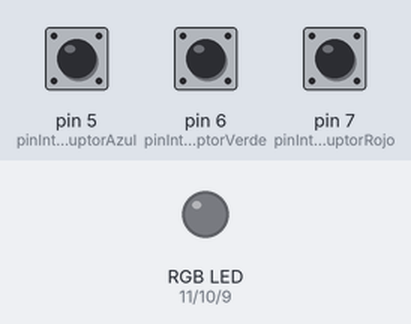
The sketch below on a simulated Arduino Uno, built with avr-gcc and run on an emulated ATmega328P. Parts: an RGB LED mixed from three pins (HIGH = lit). The inputs (shaded band) are chosen by the test bench; at power-on: pin 5 (pinInterruptorAzul) HIGH, pin 6 (pinInterruptorVerde) HIGH, pin 7 (pinInterruptorRojo) HIGH. Dim RGB values are drawn brighter than linear.

Above: at 1.2 s.
1.3 s: pin 5 (pinInterruptorAzul) pulled LOW for 1 s
At 2.7 s:
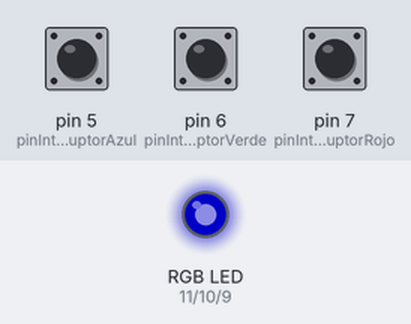
3.8 s: pin 6 (pinInterruptorVerde) pulled LOW for 3.2 s
8.5 s: pin 7 (pinInterruptorRojo) pulled LOW for 0.15 s
At 9.6 s:
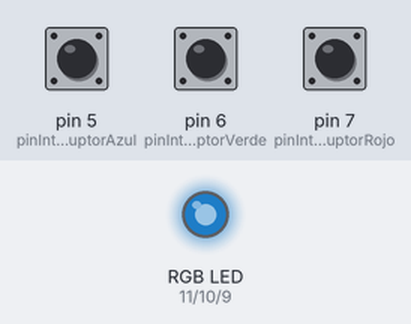
10.1 s: pin 6 (pinInterruptorVerde) pulled LOW for 0.15 s
At 10.7 s:
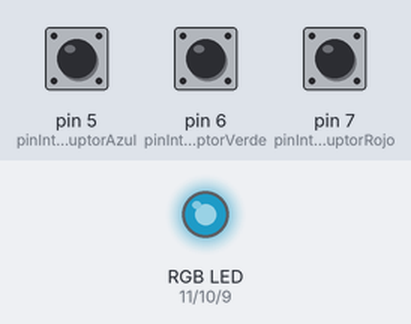
11.7 s: pin 7 (pinInterruptorRojo) pulled LOW for 1 s
At 13.1 s:
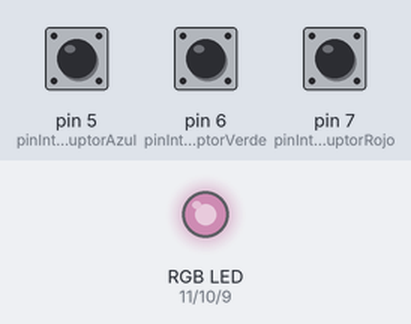
14.2 s: pin 5 (pinInterruptorAzul) pulled LOW for 3.2 s
Timing chart, 0 to 18.9 s (numbered marks = the images above; inputs shaded):
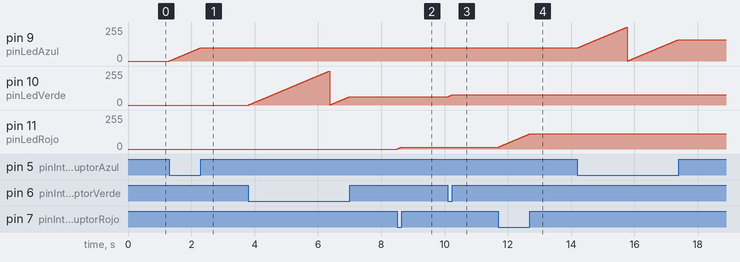

Measured:
- after the input at 1.3 s, pin 9 (pinLedAzul): moves from 0/255 to 99/255 over 0.98 s, starting at once
- after the input at 8.5 s, pin 11 (pinLedRojo): moves from 0/255 to 15/255 over 0.14 s, starting at once
- after the input at 10.1 s, pin 10 (pinLedVerde): moves from 62/255 to 77/255 over 0.14 s, starting at once
- after the input at 11.7 s, pin 11 (pinLedRojo): moves from 15/255 to 114/255 over 0.98 s, starting at once

The sketch:

codigo.ino
```cpp
/*
  Proyecto: RGB Fader
  Autor: Adafruit
  Referencia: https://learn.adafruit.com/adafruit-arduino-lesson-7-make-an-rgb-led-fader
  Adaptado por Ulises Gascón
*/

int pinLedRojo = 11;
int pinLedVerde = 10;
int pinLedAzul = 9;

int pinInterruptorRojo = 7;
int pinInterruptorVerde = 6;
int pinInterruptorAzul = 5;

int valorRojo = 0;
int valorAzul = 0;
int valorVerde = 0;

void setup()
{
  pinMode(pinLedRojo, OUTPUT);
  pinMode(pinLedVerde, OUTPUT);
  pinMode(pinLedAzul, OUTPUT);
  pinMode(pinInterruptorRojo, INPUT_PULLUP);
  pinMode(pinInterruptorVerde, INPUT_PULLUP);
  pinMode(pinInterruptorAzul, INPUT_PULLUP);
}

void loop()
{
  if (digitalRead(pinInterruptorRojo) == LOW)
  {
    valorRojo ++;
    if (valorRojo > 255) valorRojo = 0;
  }
  if (digitalRead(pinInterruptorVerde) == LOW)
  {
    valorVerde ++;
    if (valorVerde > 255) valorVerde = 0;
  }
  if (digitalRead(pinInterruptorAzul) == LOW)
  {
    valorAzul ++;
    if (valorAzul > 255) valorAzul = 0;
  }
  analogWrite(pinLedRojo, valorRojo);
  analogWrite(pinLedVerde, valorVerde);
  analogWrite(pinLedAzul, valorAzul);
  delay(10);
}
```
